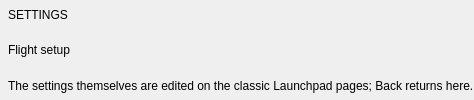
         <widget class="QWidget" name="settingsHead" native="true">
          <layout class="QVBoxLayout" name="settingsHeadLayout">
           <property name="spacing">
            <number>6</number>
           </property>
           <property name="leftMargin">
            <number>8</number>
           </property>
           <property name="topMargin">
            <number>0</number>
           </property>
           <property name="rightMargin">
            <number>0</number>
           </property>
           <property name="bottomMargin">
            <number>0</number>
           </property>
           <item>
            <widget class="QLabel" name="settingsHeadOver">
             <property name="text">
              <string>SETTINGS</string>
             </property>
             <property name="role" stdset="0">
              <string>overline</string>
             </property>
             <property name="letterSpacing" stdset="0">
              <double>3.0</double>
             </property>
            </widget>
           </item>
           <item>
            <widget class="QLabel" name="settingsHeadTitle">
             <property name="text">
              <string>Flight setup</string>
             </property>
             <property name="role" stdset="0">
              <string>h2</string>
             </property>
            </widget>
           </item>
           <item>
            <widget class="QLabel" name="settingsHeadSub">
             <property name="text">
              <string>The settings themselves are edited on the classic Launchpad pages; Back returns here.</string>
             </property>
             <property name="role" stdset="0">
              <string>sub</string>
             </property>
            </widget>
           </item>
          </layout>
         </widget>
